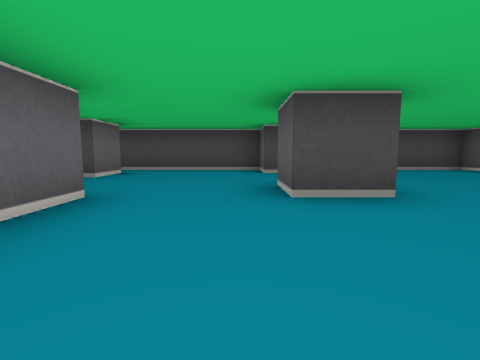
View 1 (above)

23 first-person views from a walk through a cub3D ray-caster map. The camera is about half as high as the walls, tilts 6° down and sees 85° across. The floor is counted in squares. Each view is taken from the middle of a square. On the plan, view 1 faces up. The plan holds only what a view shows up to about 9 squares ahead; the rest is blank.

View 2
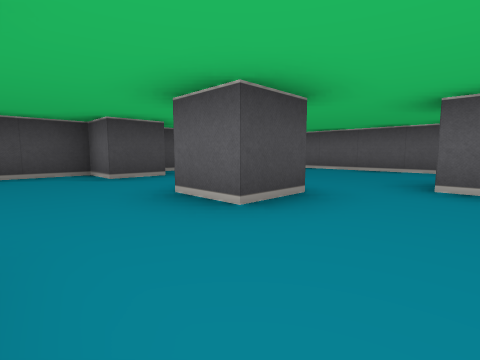

View 3
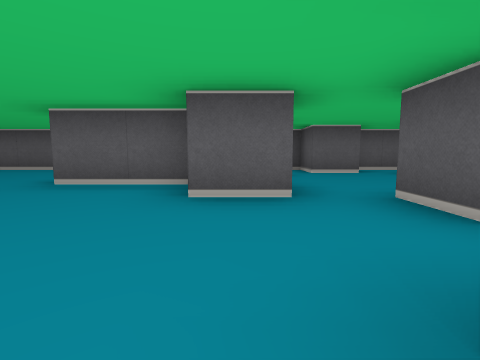

View 4
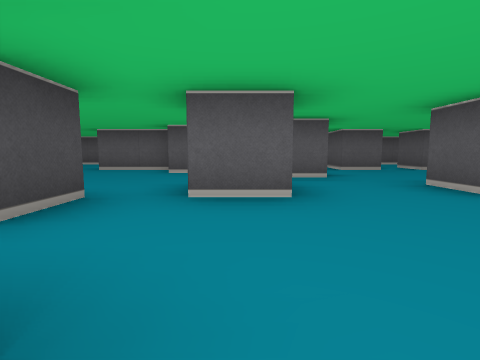

View 5
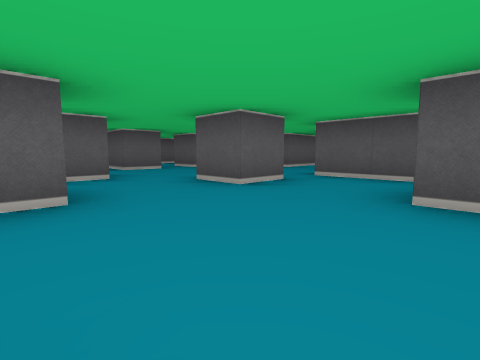

View 6
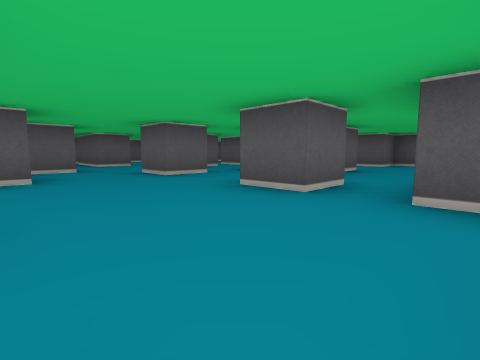

View 7
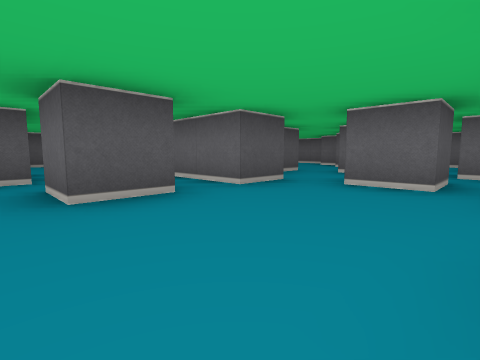

View 8
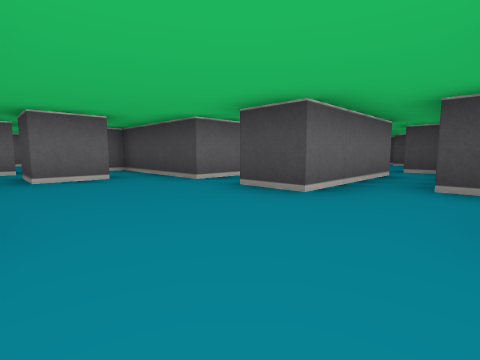

View 9
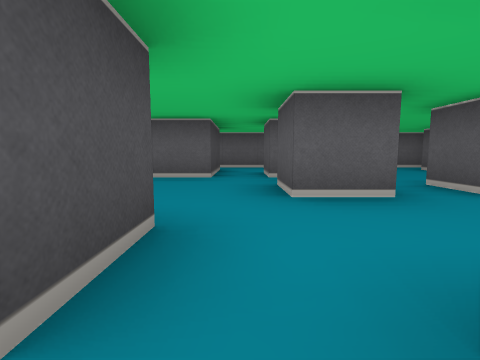

View 10
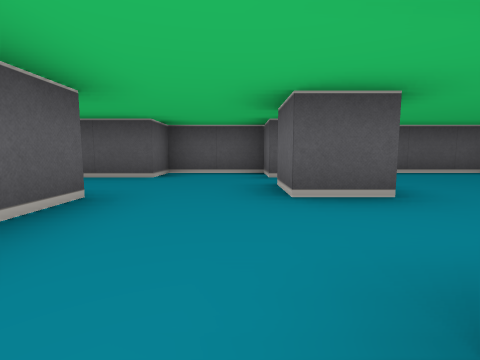

View 11
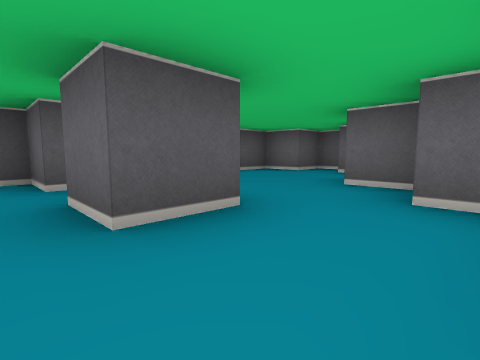

View 12
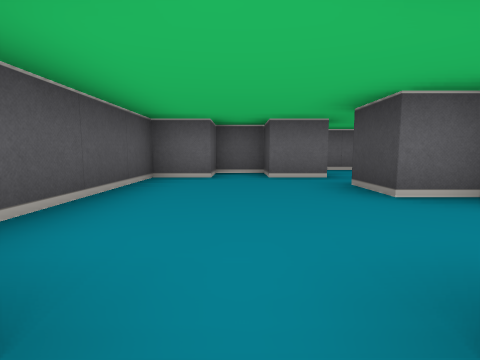

View 13
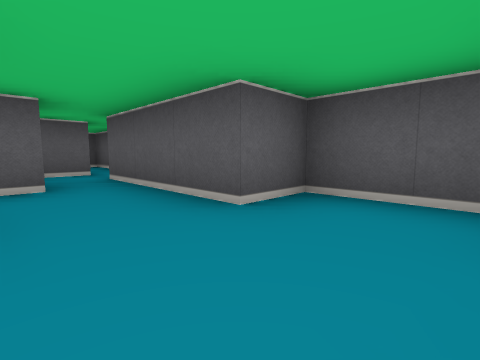

View 14
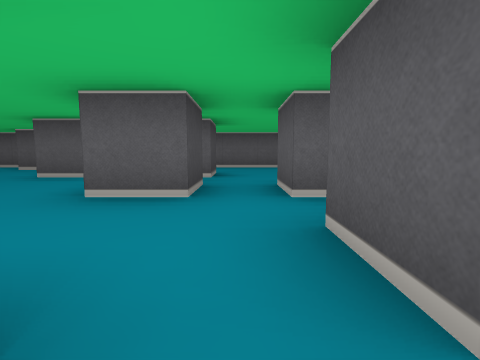

View 15
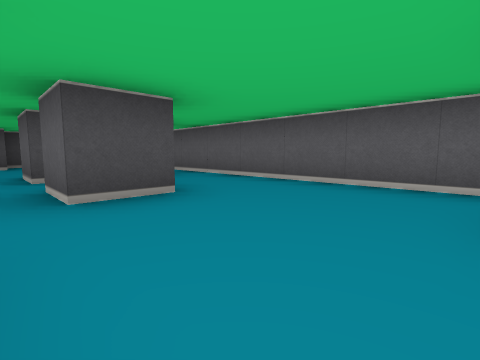

View 16
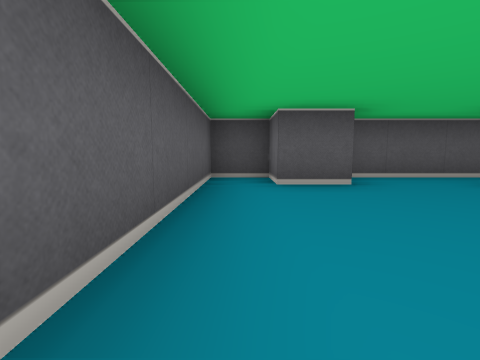

View 17
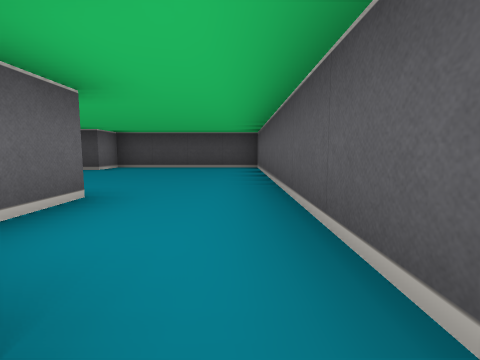

View 18
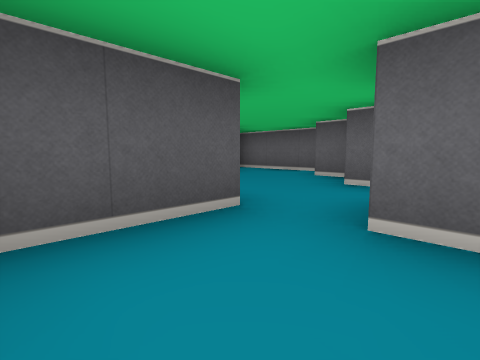

View 19
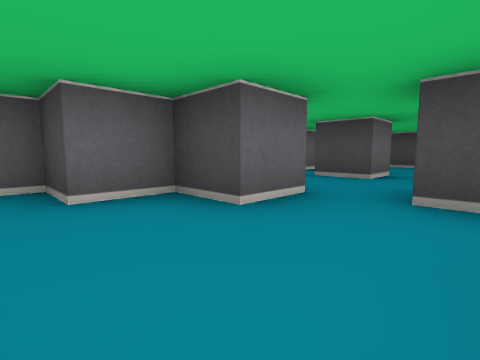

View 20
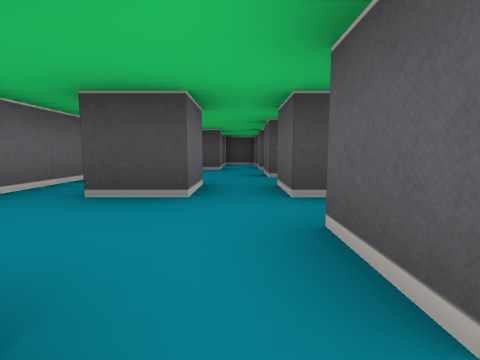

View 21
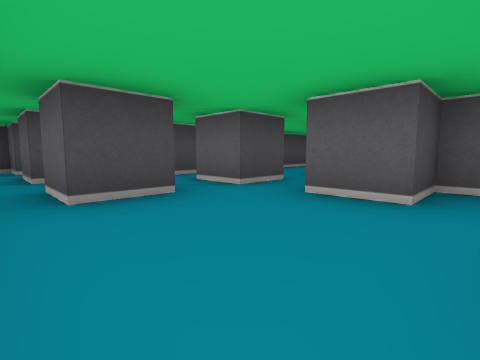

View 22
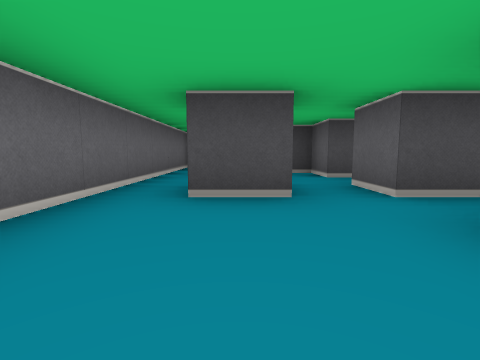

View 23
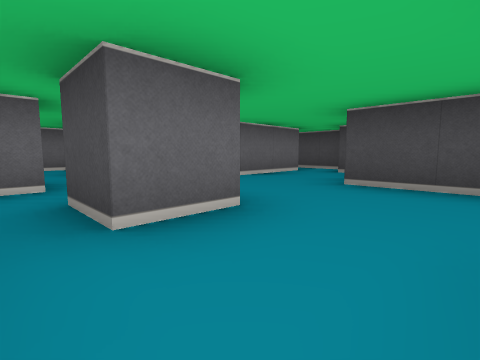

### Floor plan
Key: @ floor where view 1 was taken; # wall or solid block; . floor.
Columns run from 13 left of view 1 to 6 right of it. Each row starts with its distance up from view 1.
  7 #######   ##########
  6 #.##..#  ##...#....#
  5 #..##..  .#........#
  4 #.###..##..........#
  3 #.........##..#....#
  2 #.#.#......#.......#
  1 #.....#..#.#....#..#
  0 #...##...#.#.@..# .#
 -1 #....###.#.....## .#
 -2 #.#.##......#......#
 -3 #.....#.......#...##
 -4   ..#..............#
 -5   #....#.#..#...##.#
 -6 ###..###...........#
 -7 #....#....##..#.#..#
 -8 #...##....#........#
 -9 #.#....#....#.#....#
-10 ###...........#....#
-11  ##....#..###....#.#
-12   #########   ######

Where each view was taken, in squares from view 1:
view 1: 0 up, 0 right, facing up
view 2: 1 up, 1 left, facing up-right
view 3: 1 down, 1 left, facing right
view 4: 2 down, 4 left, facing right
view 5: 2 down, 4 left, facing down-right
view 6: 2 down, 6 left, facing down-right
view 7: 2 down, 3 left, facing down-left
view 8: 4 down, 2 left, facing up-left
view 9: 6 down, 2 left, facing right
view 10: 6 down, 5 left, facing down
view 11: 7 down, 5 left, facing down-left
view 12: 10 down, 6 left, facing left
view 13: 9 down, 5 left, facing down-right
view 14: 8 down, 2 left, facing right
view 15: 10 down, 2 right, facing up-right
view 16: 7 down, 5 right, facing down
view 17: 1 down, 5 right, facing up
view 18: 4 down, 7 left, facing down-left
view 19: 7 down, 9 left, facing up-left
view 20: 5 down, 10 left, facing up
view 21: 1 down, 12 left, facing up-right
view 22: 1 down, 11 left, facing up
view 23: 0 up, 5 left, facing up-left
